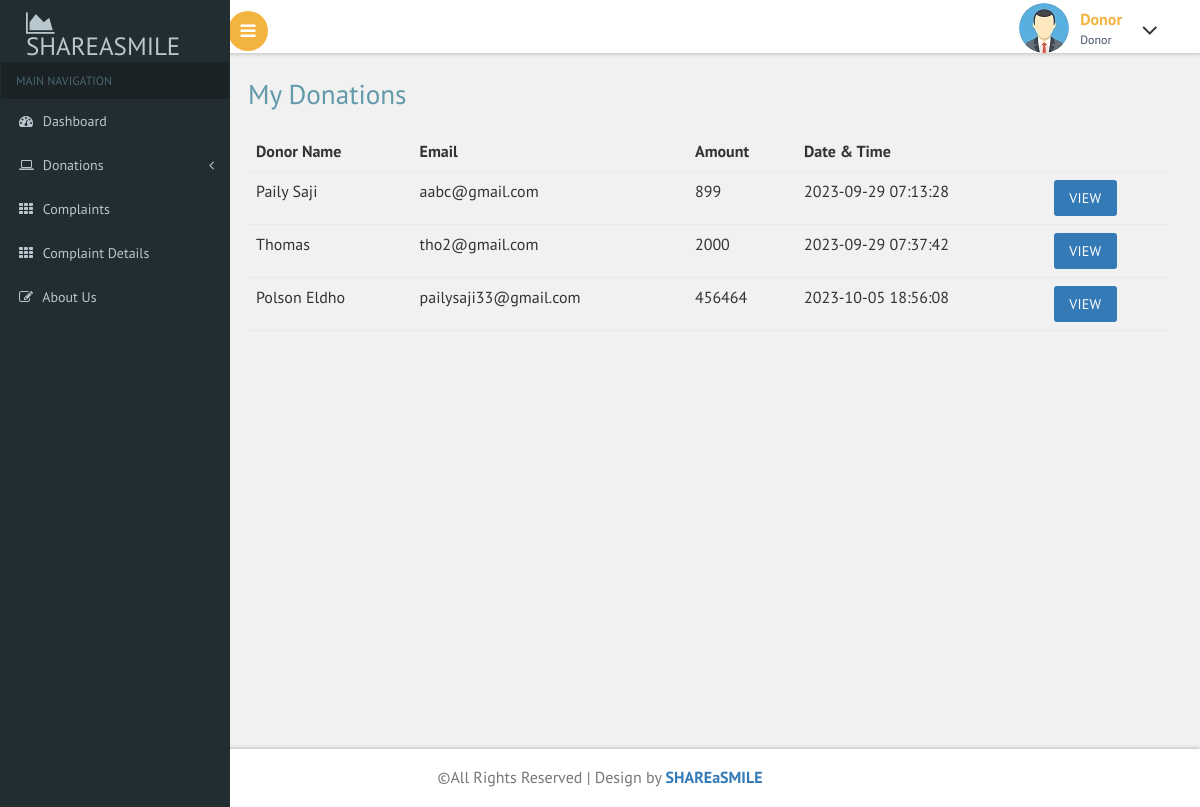
/donor/payments.php (signed in), run on the app's committed database.
### tables this page shows
CREATE TABLE `payment` (
  `payment_id` int(11) NOT NULL,
  `full_name` varchar(100) NOT NULL,
  `email` varchar(100) NOT NULL,
  `phone_number` varchar(15) NOT NULL,
  `city` varchar(100) NOT NULL,
  `address` varchar(500) NOT NULL,
  `amount` varchar(20) NOT NULL,
  `payment_status` int(11) NOT NULL,
  `donor_email` varchar(50) NOT NULL,
  `organization_email` varchar(500) NOT NULL,
  `donation_id` int(11) NOT NULL,
  `time_stamp` timestamp NOT NULL DEFAULT current_timestamp()
);

### donor/payments.php (the view, shortened to what this page needs)
<?php
include("header.php");
$email = $_SESSION['email'];
?>
<div id="page-wrapper">
    <div class="main-page">
        <h2 class="title1">My Donations</h2>
        <table class="table table-hover">
            <thead>
                <th>Donor Name</th>
                <th>Email</th>
                <th>Amount</th>
                <th>Date & Time</th>
                <th></th>
            </thead>
            <tbody>
                <?php
                require("connect.php");
                $sql = "SELECT * FROM payment WHERE donor_email='$email'";
                $res = mysqli_query($conn, $sql);
                if (mysqli_num_rows($res) > 0) {
                    while ($row = mysqli_fetch_assoc($res)) {
                ?>
                        <tr>
                            <td><?php echo $row['full_name'] ?></td>
                            <td><?php echo $row['email'] ?></td>
                            <td><?php echo $row['amount'] ?></td>
                            <td><?php echo $row['time_stamp'] ?></td>
                            <td><a class="btn btn-primary" href="showdetails.php?id=<?php echo $row['payment_id'] ?>&donation_id=<?php echo $row['donation_id']; ?>">View</a></td>
                        </tr>
                <?php
                    }
                }
                ?>
            </tbody>
        </table>
    </div>
</div>
<?php
include("footer.php");
?>

### donor/css/custom.css (style rules this page uses)
#page-wrapper { padding:5em 2em 2.5em; background-color: #F1F1F1; }

### data on the page
payment: full_name "Paily Saji", email "aabc@gmail.com", amount "899", time_stamp "2023-09-29 07:13:28"
payment: full_name "Thomas", email "tho2@gmail.com", amount "2000", time_stamp "2023-09-29 07:37:42"
payment: full_name "Polson Eldho", email "pailysaji33@gmail.com", amount "456464", time_stamp "2023-10-05 18:56:08"
